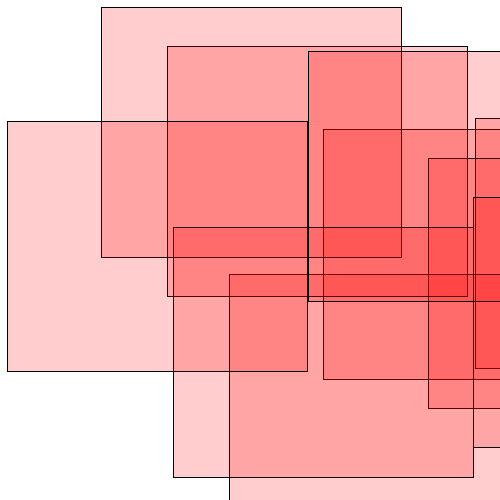
Frame 1 (no input)
Frame 60 (the mouse pressed at the canvas centre just before this capture): identical to frame 1, image omitted
Frame 120 (the mouse held since frame 60 and released just before this capture): identical to frame 1, image omitted

The Processing sketch that drew this single still picture (run headless with seeded random() and noise(); from frame 60 on, the mouse is pressed at the canvas centre):

// Processing sketch: arrays_drawing
// ── arrays_drawing.pde
float[] xPos;
float[] yPos;
void setup(){
  size(500,500);
  xPos = new float[10];
  yPos = new float[10];
  
  for(int i = 0; i < xPos.length; i++){
    xPos[i] = random(500.0);
    yPos[i] = random(500.0);
  }
}
void draw(){
  background(255);
  for(int i = 0; i < xPos.length; i++){
    fill(255,0,0,50);//r, g, b, alpha
    rect(xPos[i], yPos[i], 300, 250);
  } 
}
